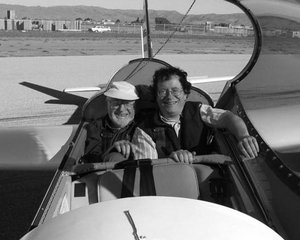
//> input picture OpencvTutorial/Imgprocessing/TemplateMatching/Template_Matching_Original_Image.jpg, 300 x 240 px
$ ./histogram_compare ../TemplateMatching/Template_Matching_Original_Image.jpg ../TemplateMatching/Template_Matching_Original_Image.jpg ../TemplateMatching/Template_Matching_Original_Image.jpg   (built with g++ and OpenCV 4)
//> lines starting //> are read from the running program, lines starting //| are printed output that depends on the picture; after the words box and inside, x2 and y2 are one past the last pixel; in counts of white or black regions, pixels touching at a corner belong together

#include "opencv2/imgcodecs.hpp"
#include "opencv2/highgui.hpp"
#include "opencv2/imgproc.hpp"

#include <iostream>

using namespace std;
using namespace cv;

int main(int argc, char const *argv[])
{
	Mat src_base, hsv_base;
	Mat src_test1, hsv_test1;
	Mat src_test2, hsv_test2;
	Mat hsv_half_down;

	if (argc < 4)
	{
		printf("** Error. Usage: ./%s <image_settings0> <image_settings1> <image_settings2>\n", argv[0]);
		return -1;
	}

	src_base = imread( argv[1], IMREAD_COLOR);
//> src_base is the input picture: 240 rows x 300 cols, CV_8UC3; min 0, max 255, mean 118.1
	src_test1 = imread( argv[2], IMREAD_COLOR);
	src_test2 = imread( argv[3], IMREAD_COLOR);

	if (src_base.empty() || src_test1.empty() || src_test2.empty())
	{
		cout << "Can't read one of the images" << endl;
		return -1;
	}

	cvtColor( src_base, hsv_base, COLOR_BGR2HSV);
//> hsv_base: 240 rows x 300 cols, CV_8UC3; mean H, S, V 0, 0, 118.1
	cvtColor( src_test1, hsv_test1, COLOR_BGR2HSV);
	cvtColor( src_test2, hsv_test2, COLOR_BGR2HSV);

	hsv_half_down = hsv_base( Range( hsv_base.rows/2, hsv_base.rows - 1),
								Range(0, hsv_base.cols - 1));
//> hsv_half_down: 119 rows x 299 cols, CV_8UC3; mean H, S, V 0, 0, 103.4

	int h_bins = 50;
	int s_bins = 60;
	int histSize[] = { h_bins, s_bins };

	// Hue varies from 0 to 179, saturation from 0 to 255
	float h_ranges[] = { 0, 180};
	float s_ranges[] = { 0, 256};

	const float* ranges[] = { h_ranges, s_ranges};

	int channels[] = { 0, 1};

	MatND hist_base;
	MatND hist_half_down;
	MatND hist_test1;
	MatND hist_test2;

	calcHist( &hsv_base, 1, channels, Mat(), hist_base, 2, histSize, ranges, true, false);
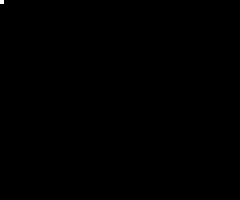
//> hist_base: 50 rows x 60 cols, CV_32FC1 (shown 4 times larger); values 0 (black) and 72000 (white), 0.03% white in thin lines or dots, all inside (x1, y1, x2, y2) = (0, 0, 1, 1)
	normalize( hist_base, hist_base, 0, 1, NORM_MINMAX, -1, Mat());

	calcHist( &hsv_half_down, 1, channels, Mat(), hist_half_down, 2, histSize, ranges, true, false);
	normalize( hist_half_down, hist_half_down, 0, 1, NORM_MINMAX, -1, Mat());

	calcHist( &hsv_test1, 1, channels, Mat(), hist_test1, 2, histSize, ranges, true, false);
	normalize(hist_test1, hist_test1, 0, 1, NORM_MINMAX, -1, Mat());

	calcHist( &hsv_test2, 1, channels, Mat(), hist_test2, 2, histSize, ranges, true, false);
	normalize( hist_test2, hist_test2, 0, 1, NORM_MINMAX, -1, Mat());

	for (int i = 0; i < 4; ++i)
	{
		int compare_method = i;

		double base_base = compareHist( hist_base, hist_base, compare_method);
		double base_half = compareHist( hist_base, hist_half_down, compare_method);
		double base_test1 = compareHist( hist_base, hist_test1, compare_method);
		double base_test2 = compareHist( hist_base, hist_test2, compare_method);

		printf(" Method [%d] Perfect, Base-Half, Base-Test(1), Base-Test(2): %f, %f, %f, %f \n",
						i, base_base, base_half, base_test1, base_test2);
	}
//> this loop made 4 passes
//> (base_base, base_half, base_test1, base_test2) on passes 1 to 4: (1, 1, 1, 1), (0, 0, 0, 0), (1, 1, 1, 1), (0, 0, 0, 0)
//|  Method [0] Perfect, Base-Half, Base-Test(1), Base-Test(2): 1.000000, 1.000000, 1.000000, 1.000000
//|  Method [1] Perfect, Base-Half, Base-Test(1), Base-Test(2): 0.000000, 0.000000, 0.000000, 0.000000
//|  Method [2] Perfect, Base-Half, Base-Test(1), Base-Test(2): 1.000000, 1.000000, 1.000000, 1.000000
//|  Method [3] Perfect, Base-Half, Base-Test(1), Base-Test(2): 0.000000, 0.000000, 0.000000, 0.000000

	printf("Done \n");
	return 0;
}
